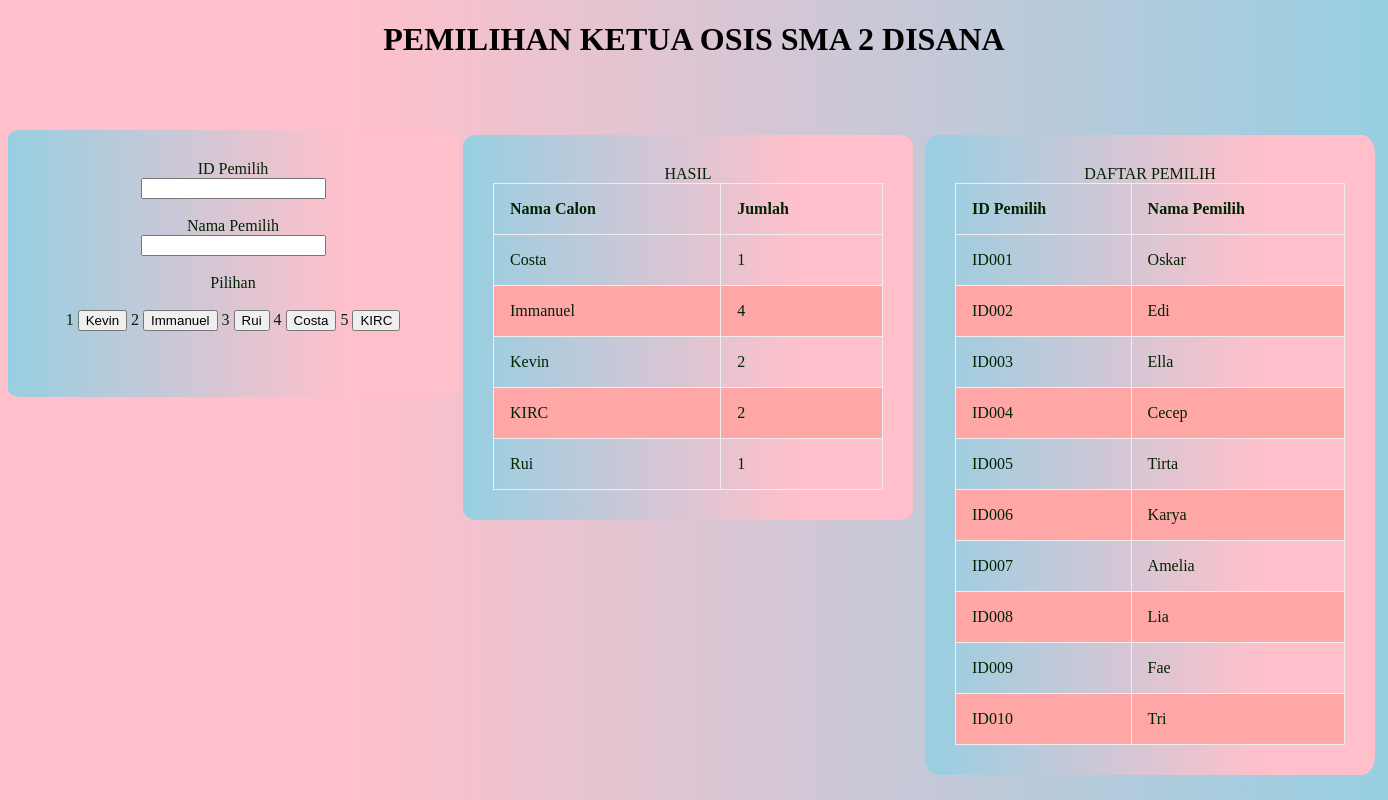
The page / on the database its author committed.
### tables this page shows
CREATE TABLE `suara` (
  `IDPemilih` varchar(6) NOT NULL,
  `NamaPemilih` varchar(16) DEFAULT NULL,
  `Pilihan` varchar(16) DEFAULT NULL,
  PRIMARY KEY (`IDPemilih`)
);

### index.php (the view, shortened to what this page needs)
<?php
include('connect.php');
$qpemilih =  mysqli_query($koneksi, "SELECT IDPemilih AS 'ID Pemilih',NamaPemilih AS 'Nama Pemilih' FROM suara;");
$rpemilih = mysqli_fetch_all($qpemilih, MYSQLI_ASSOC);
$qsuara =  mysqli_query($koneksi, "SELECT Pilihan AS 'Pilihan',COUNT(Pilihan) AS 'Jumlah' FROM suara GROUP BY Pilihan;");
$rsuara = mysqli_fetch_all($qsuara, MYSQLI_ASSOC);
?>
<!DOCTYPE html>
<html lang="en">
<head>
<link rel="stylesheet" href="style.css">
</head>
<body>
<h1 align="center">PEMILIHAN KETUA OSIS SMA 2 DISANA</h1>
<div class = "bd">
<form action="insertsuara.php" method="POST">
        <label>ID Pemilih</label><br/>
        <input type="text" name="IDPemilih"/>
        <br/><br/>
        <label>Nama Pemilih</label><br/>
        <input type="text" name="NamaPemilih"/>
        <br/><br/>
        <label>Pilihan</label><br></br>
        <label>1</label>
        <button type="submit" name="Pilihan" value="Kevin">Kevin</button>
        <label>2 </label>
        <button type="submit" name="Pilihan" value="Immanuel">Immanuel</button>
        <label>3 </label>
        <button type="submit" name="Pilihan" value="Rui">Rui</button>
        <label>4 </label>
        <button type="submit" name="Pilihan" value="Costa">Costa</button>
        <label>5 </label>
        <button type="submit" name="Pilihan" value="KIRC">KIRC</button>
    </form>
    <br/><br/>
</div>
<div class="row">
  <div class="column">
    <div class="bd">
    <table border="1">
    <caption>HASIL</caption>
        <thead>
            <th>Nama Calon</th>
            <th>Jumlah</th>
        </thead>
        <tbody>
            <?php foreach ($rsuara as $vsuara) { ?>
                <tr>
                    <td><?=  $vsuara['Pilihan'] ?></td>
                    <td><?=  $vsuara['Jumlah']?></td>
                </tr>
            <?php } ?>
        </tbody>
    </table>
    </div>
</div>
<div class="column">
<div class="bdd">
    <table border="1">
    <caption>DAFTAR PEMILIH</caption>
        <thead>
            <th>ID Pemilih</th>
            <th>Nama Pemilih</th>
        </thead>
        <tbody>
            <?php foreach ($rpemilih as $vpemilih) { ?>
                <tr>
                    <td><?=  $vpemilih['ID Pemilih'] ?></td>
                    <td><?=  $vpemilih['Nama Pemilih']?></td>
                </tr>
            <?php } ?>
             </tbody>
            </table>
        </div>
    </div>
</div>
</body>
</html>

### style.css (style rules this page uses)
body { background-image : linear-gradient(90deg, #FFC0CB 25%, #97cfe2 100% ); }
* { box-sizing: border-box; }
.row { display: flex; margin-left:-5px; margin-right:-5px; }
.column { flex: 50%; padding: 5px; }
table { border-collapse: collapse; border-spacing: 0; width: 100%; border: 1px; }
th, td { text-align: left; padding: 16px; }
tr:nth-child(even) { background-color: #ffa6a6; }
.bd { float: left; width: 450px; background: linear-gradient(-90deg, #FFC0CB 25%, #97cfe2 100% ); padding: 30px; text-align: center; margin: auto; margin-top: 50px; color: rgb(2, 34, 1); font-family: "Comic Sans MS", "Comic Sans", cursive; border-radius: 3%; }
.bdd { float: right; width: 450px; background: linear-gradient(-90deg, #FFC0CB 25%, #97cfe2 100% ); padding: 30px; text-align: center; margin: auto; margin-top: 50px; color: rgb(2, 34, 1); font-family: "Comic Sans MS", "Comic Sans", cursive; border-radius: 3%; }

### rows shown on the page
suara: IDPemilih "ID001", NamaPemilih "Oskar"
suara: IDPemilih "ID002", NamaPemilih "Edi"
suara: IDPemilih "ID003", NamaPemilih "Ella"
suara: IDPemilih "ID004", NamaPemilih "Cecep"
suara: IDPemilih "ID005", NamaPemilih "Tirta"
suara: IDPemilih "ID006", NamaPemilih "Karya"
suara: IDPemilih "ID007", NamaPemilih "Amelia"
suara: IDPemilih "ID008", NamaPemilih "Lia"
suara: IDPemilih "ID009", NamaPemilih "Fae"
suara: IDPemilih "ID010", NamaPemilih "Tri"

### other values the page prints
$vsuara['Pilihan'] "Costa"
$vsuara['Jumlah'] "1"
$vsuara['Pilihan'] "Immanuel"
$vsuara['Jumlah'] "4"
$vsuara['Pilihan'] "Kevin"
$vsuara['Jumlah'] "2"
$vsuara['Pilihan'] "KIRC"
$vsuara['Pilihan'] "Rui"
